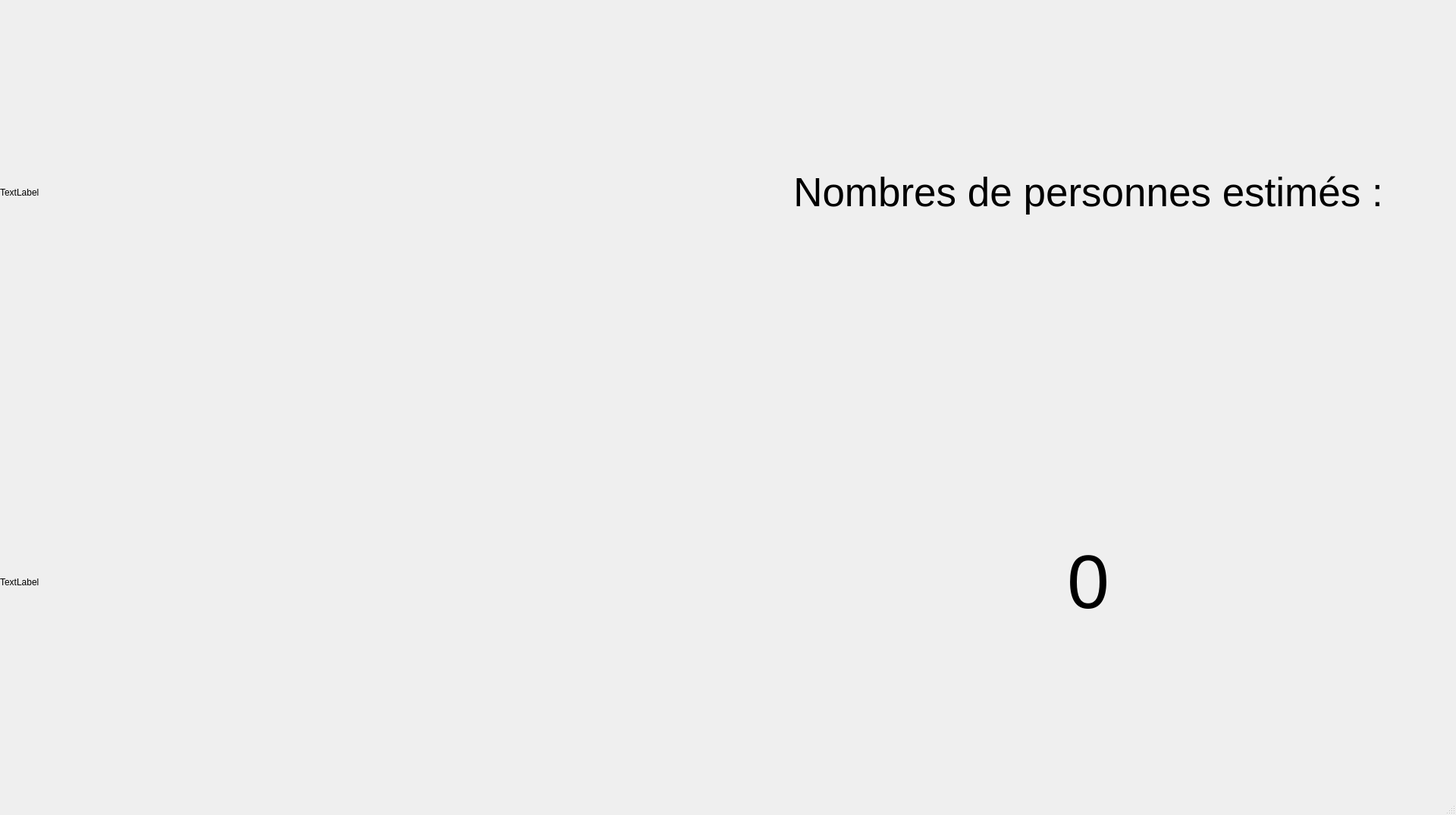
<?xml version="1.0" encoding="UTF-8"?>
<ui version="4.0">
 <class>MainWindow</class>
 <widget class="QMainWindow" name="MainWindow">
  <property name="geometry">
   <rect>
    <x>0</x>
    <y>0</y>
    <width>1920</width>
    <height>1075</height>
   </rect>
  </property>
  <property name="windowTitle">
   <string>MainWindow</string>
  </property>
  <widget class="QWidget" name="centralwidget">
   <widget class="QWidget" name="horizontalLayoutWidget">
    <property name="geometry">
     <rect>
      <x>0</x>
      <y>0</y>
      <width>1911</width>
      <height>1021</height>
     </rect>
    </property>
    <layout class="QHBoxLayout" name="horizontalLayout">
     <item>
      <layout class="QVBoxLayout" name="cameras_layout">
       <item>
        <widget class="QLabel" name="label_2">
         <property name="text">
          <string>TextLabel</string>
         </property>
        </widget>
       </item>
       <item>
        <widget class="QLabel" name="label_4">
         <property name="text">
          <string>TextLabel</string>
         </property>
        </widget>
       </item>
      </layout>
     </item>
     <item>
      <layout class="QVBoxLayout" name="verticalLayout_2">
       <item>
        <widget class="QLabel" name="label">
         <property name="font">
          <font>
           <pointsize>40</pointsize>
          </font>
         </property>
         <property name="text">
          <string>Nombres de personnes estimés :</string>
         </property>
         <property name="alignment">
          <set>Qt::AlignmentFlag::AlignCenter</set>
         </property>
        </widget>
       </item>
       <item>
        <widget class="QLabel" name="nombres_personnes_label">
         <property name="font">
          <font>
           <pointsize>75</pointsize>
          </font>
         </property>
         <property name="text">
          <string>0</string>
         </property>
         <property name="alignment">
          <set>Qt::AlignmentFlag::AlignCenter</set>
         </property>
        </widget>
       </item>
      </layout>
     </item>
    </layout>
   </widget>
  </widget>
  <widget class="QMenuBar" name="menubar">
   <property name="geometry">
    <rect>
     <x>0</x>
     <y>0</y>
     <width>1920</width>
     <height>33</height>
    </rect>
   </property>
  </widget>
  <widget class="QStatusBar" name="statusbar"/>
 </widget>
 <resources/>
 <connections/>
</ui>
